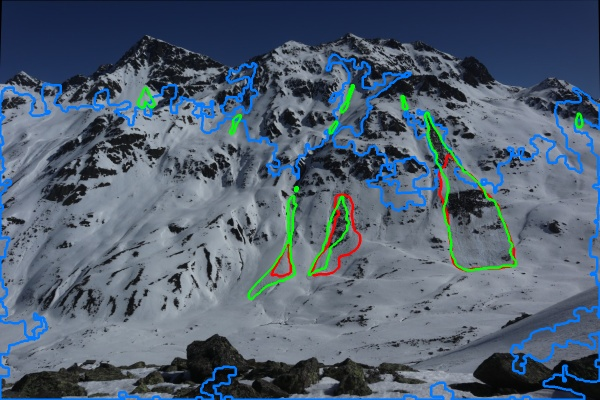
#> input picture deep_learning/example.jpg, 600 x 400 px
$ python make_synthetic_slide.py ../deep_learning/example.jpg
#> lines starting #> are read from the running program, lines starting #| are printed output that depends on the picture; after the words box and inside, x2 and y2 are one past the last pixel; in counts of white or black regions, pixels touching at a corner belong together
"""Synthetic test: a textured snow slab inside a polygon shifts by (dx, dy)."""
import sys

import cv2
import numpy as np

img = cv2.imread(sys.argv[1])
#> img is the input picture: shape (400, 600, 3); mean B, G, R 112.9, 96.1, 81
h, w = img.shape[:2]
#> h = 400; w = 600
rng = np.random.default_rng(1)

# Give the slab some visible texture (cracks / clumps) so motion can be tracked
texture = cv2.GaussianBlur(rng.normal(0, 25, (h, w)).astype(np.float32), (9, 9), 0)
base = np.clip(img.astype(np.float32) + texture[..., None], 0, 255).astype(np.uint8)

slab = np.zeros((h, w), np.uint8)
cv2.fillPoly(slab, [np.array([[420, 200], [620, 200], [640, 520], [440, 520]], np.int32)], 255)
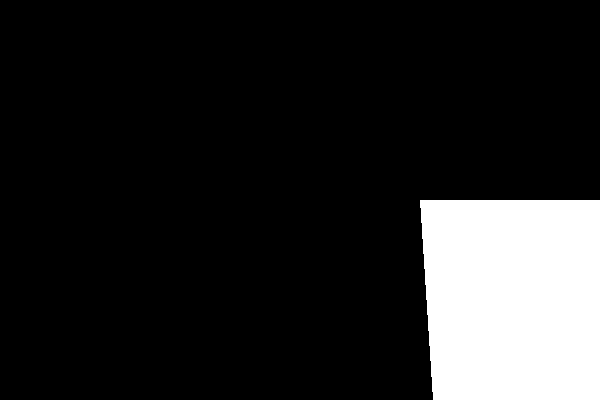
#> slab: shape (400, 600); 14.5% white; 1 white region, box (x1, y1, x2, y2) and area: (420, 200, 600, 400) 34700

before = img.copy()
before[slab > 0] = base[slab > 0]
#> before: shape (400, 600, 3); 13.11% of pixels changed, all inside (x1, y1, x2, y2) = (420, 200, 600, 400)
cv2.imwrite("slide_before.png", before)

for name, (dx, dy) in (("down", (0, 12)), ("up", (0, -12))):
    M = np.float32([[1, 0, dx], [0, 1, dy]])
    moved = cv2.warpAffine(base, M, (w, h), borderMode=cv2.BORDER_REFLECT)
    moved_mask = cv2.warpAffine(slab, M, (w, h))
    after = img.copy()
    after[moved_mask > 0] = moved[moved_mask > 0]
    cv2.imwrite(f"slide_{name}.png", after)
#> this loop made 2 passes
#> pass 1, `moved = cv2.warpAffine(base, M, (w, h), borderMode=cv2.BORDER_REFLECT)`:
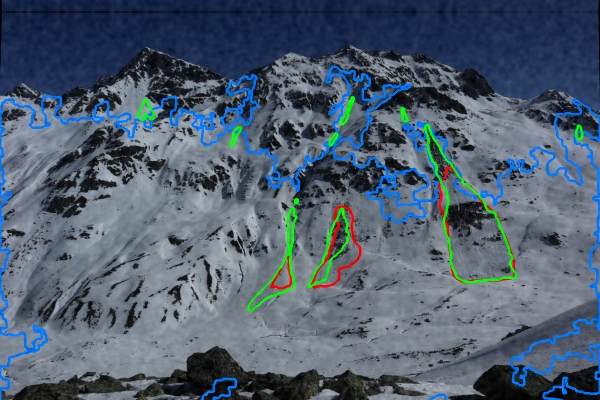
#> moved: shape (400, 600, 3); mean B, G, R 111.3, 94.3, 79.5
#> pass 1, `cv2.imwrite(f"slide_{name}.png", after)`:
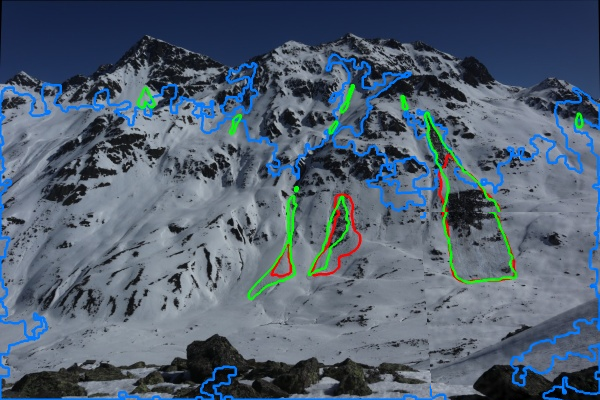
#> saved as slide_down.png: shape (400, 600, 3); mean B, G, R 112.9, 96.3, 81.3
#> pass 2, `moved = cv2.warpAffine(base, M, (w, h), borderMode=cv2.BORDER_REFLECT)`:
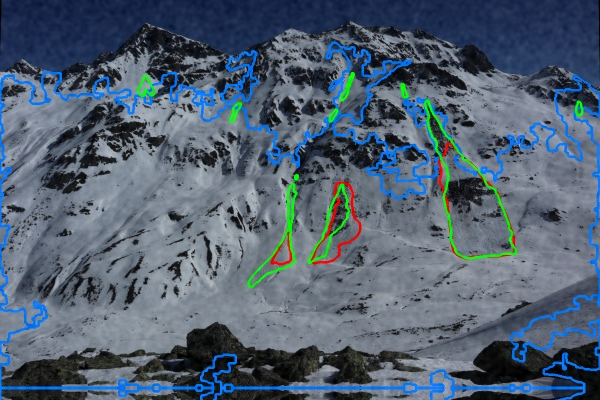
#> moved: shape (400, 600, 3); mean B, G, R 113.4, 96.7, 81.4
#> pass 2, `cv2.imwrite(f"slide_{name}.png", after)`:
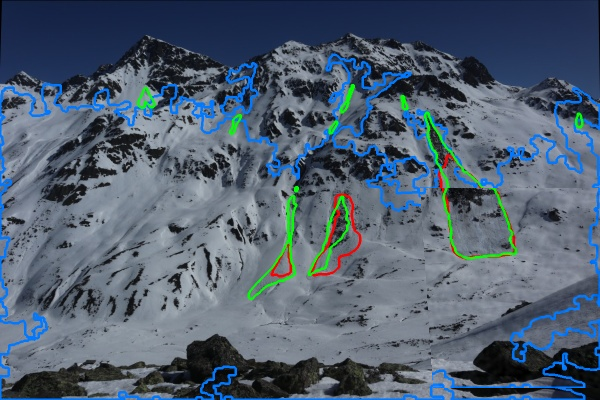
#> saved as slide_up.png: shape (400, 600, 3); mean B, G, R 112.7, 95.7, 80.5
